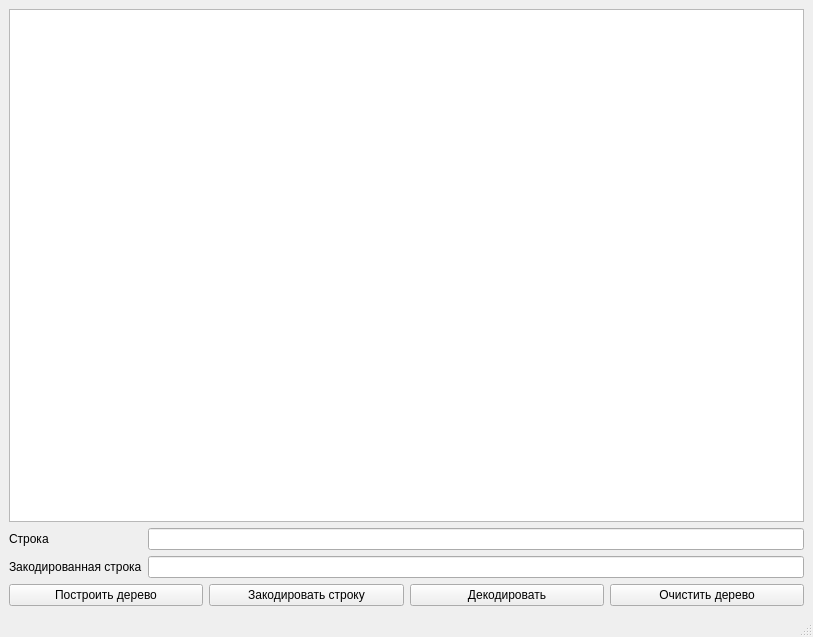
<?xml version="1.0" encoding="UTF-8"?>
<ui version="4.0">
 <class>MainWindow</class>
 <widget class="QMainWindow" name="MainWindow">
  <property name="geometry">
   <rect>
    <x>0</x>
    <y>0</y>
    <width>813</width>
    <height>637</height>
   </rect>
  </property>
  <property name="windowTitle">
   <string>MainWindow</string>
  </property>
  <widget class="QWidget" name="centralwidget">
   <layout class="QVBoxLayout" name="verticalLayout_4">
    <item>
     <layout class="QVBoxLayout" name="verticalLayout">
      <item>
       <widget class="QGraphicsView" name="graphicsView"/>
      </item>
      <item>
       <layout class="QVBoxLayout" name="verticalLayout_3">
        <item>
         <layout class="QHBoxLayout" name="horizontalLayout_6">
          <item>
           <layout class="QVBoxLayout" name="verticalLayout_5">
            <item>
             <widget class="QLabel" name="label">
              <property name="text">
               <string>Строка</string>
              </property>
             </widget>
            </item>
            <item>
             <widget class="QLabel" name="label_5">
              <property name="text">
               <string>Закодированная строка</string>
              </property>
             </widget>
            </item>
           </layout>
          </item>
          <item>
           <layout class="QVBoxLayout" name="verticalLayout_2">
            <item>
             <widget class="QLineEdit" name="textString">
              <property name="enabled">
               <bool>true</bool>
              </property>
              <property name="sizePolicy">
               <sizepolicy hsizetype="Expanding" vsizetype="Preferred">
                <horstretch>0</horstretch>
                <verstretch>0</verstretch>
               </sizepolicy>
              </property>
             </widget>
            </item>
            <item>
             <widget class="QLineEdit" name="textCode">
              <property name="sizePolicy">
               <sizepolicy hsizetype="Preferred" vsizetype="Fixed">
                <horstretch>0</horstretch>
                <verstretch>100</verstretch>
               </sizepolicy>
              </property>
              <property name="text">
               <string/>
              </property>
             </widget>
            </item>
           </layout>
          </item>
         </layout>
        </item>
        <item>
         <layout class="QHBoxLayout" name="horizontalLayout">
          <item>
           <widget class="QPushButton" name="pushButton_buildTree">
            <property name="text">
             <string>Построить дерево</string>
            </property>
           </widget>
          </item>
          <item>
           <widget class="QPushButton" name="pushButton_encode">
            <property name="text">
             <string>Закодировать строку</string>
            </property>
           </widget>
          </item>
          <item>
           <widget class="QPushButton" name="pushButton_decode">
            <property name="text">
             <string>Декодировать</string>
            </property>
           </widget>
          </item>
          <item>
           <widget class="QPushButton" name="pushButton_clear">
            <property name="text">
             <string>Очистить дерево</string>
            </property>
           </widget>
          </item>
         </layout>
        </item>
       </layout>
      </item>
     </layout>
    </item>
   </layout>
  </widget>
  <widget class="QMenuBar" name="menubar">
   <property name="geometry">
    <rect>
     <x>0</x>
     <y>0</y>
     <width>813</width>
     <height>26</height>
    </rect>
   </property>
  </widget>
  <widget class="QStatusBar" name="statusbar"/>
 </widget>
 <resources/>
 <connections/>
</ui>
